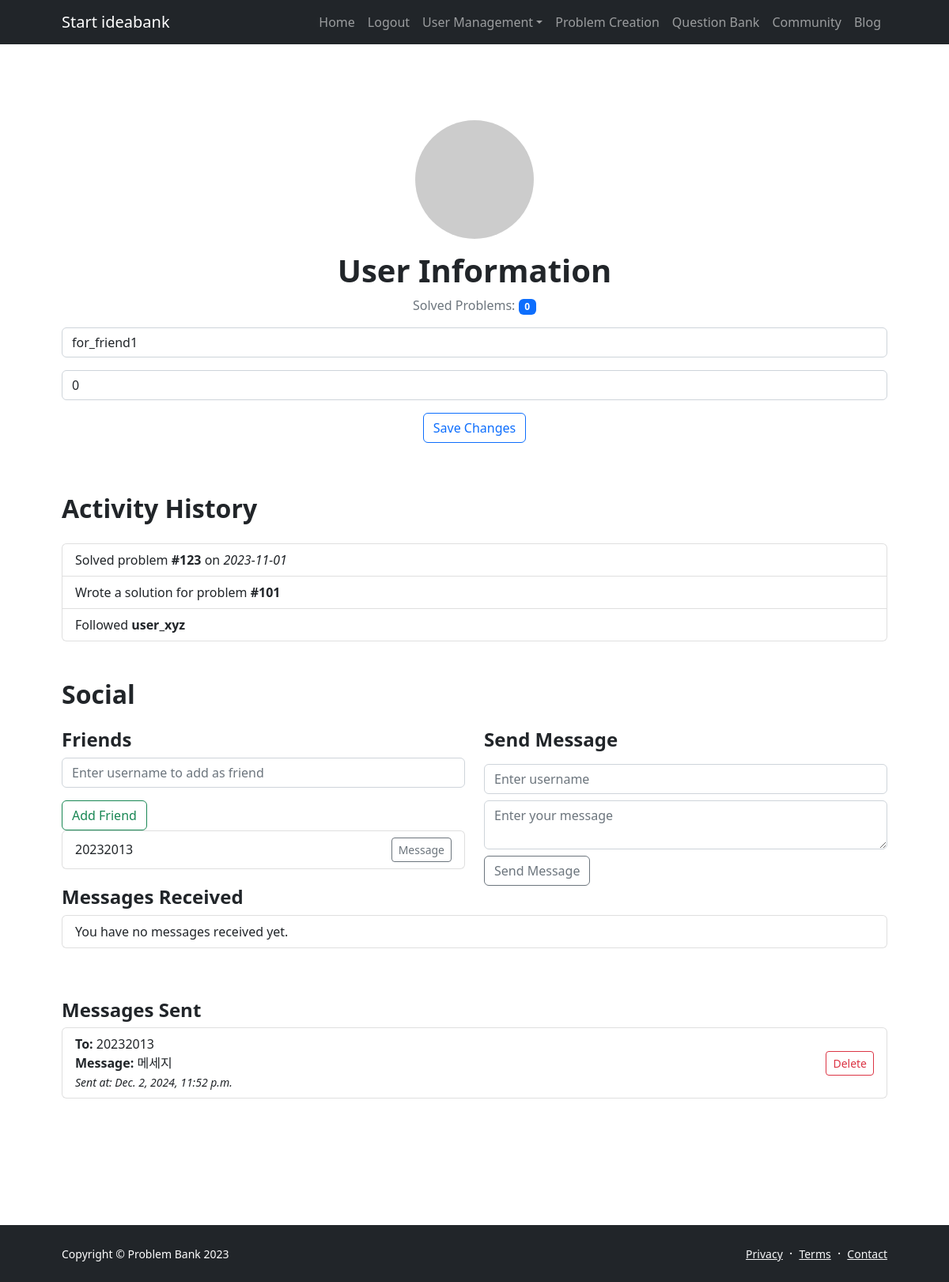
Page /profile/ (signed in) on the committed database.
### IBK_ossproject/models.py (models this page shows, shortened)
class UserProfile(models.Model):
    user = models.OneToOneField(User, on_delete=models.CASCADE, null=True)  # null=True로 설정
    solved_problems = models.IntegerField(default=0)

class Friendship(models.Model):
    user1 = models.ForeignKey(User, related_name='friends1', on_delete=models.CASCADE)
    user2 = models.ForeignKey(User, related_name='friends2', on_delete=models.CASCADE)
    created_at = models.DateTimeField(auto_now_add=True)

class Message(models.Model):
    sender = models.ForeignKey(User, related_name='sent_messages', on_delete=models.CASCADE)
    receiver = models.ForeignKey(User, related_name='received_messages', on_delete=models.CASCADE)
    content = models.TextField()
    timestamp = models.DateTimeField(auto_now_add=True)

### IBK_ossproject/views.py (the view)
# urls.py: path('profile/', views.profile_management, name='profile_management'),  # 프로필 관리 페이지
@login_required
def profile_management(request):
    try:
        user_profile = UserProfile.objects.get(user=request.user)
    except UserProfile.DoesNotExist:
        user_profile = None
    if request.method == "POST":
        request.user.username = request.POST.get('user_name')
        request.user.save()
        user_profile.solved_problems = request.POST.get('solved_problems')
        user_profile.save()
        return redirect('profile_management')
    context = {
        'user_profile': user_profile,
        'user_name': request.user.username,
        'solved_problems': user_profile.solved_problems if user_profile else None,
        'friends': Friendship.objects.filter(Q(user1=request.user) | Q(user2=request.user)),
        'messages_received': Message.objects.filter(receiver=request.user),
        'messages_sent': Message.objects.filter(sender=request.user),
    }
    return render(request, 'profile-management.html', context)

### templates/profile-management.html (shortened to what this page needs)
{% load static %}
<!DOCTYPE html>
<html lang="en">
<head>
    <link href="https://cdn.jsdelivr.net/npm/bootstrap@5.2.3/dist/css/bootstrap.min.css" rel="stylesheet">
    <link href="{% static 'css/styles.css' %}" rel="stylesheet" />
</head>
<body class="d-flex flex-column h-100">
    <main class="flex-shrink-0">
        <nav class="navbar navbar-expand-lg navbar-dark bg-dark">
            <div class="container px-5">
                <a class="navbar-brand" href="{% url 'home' %}">Start ideabank</a>
                <div class="collapse navbar-collapse" id="navbarSupportedContent">
                    <ul class="navbar-nav ms-auto mb-2 mb-lg-0">
                        <li class="nav-item"><a class="nav-link" href="{% url 'home' %}">Home</a></li>
                        {% if user.is_authenticated %}
                            <li class="nav-item"><a class="nav-link" href="{% url 'logout' %}">Logout</a></li>
                        {% else %}
                            <li class="nav-item"><a class="nav-link" href="{% url 'login' %}">Login</a></li>
                        {% endif %}
                        <li class="nav-item dropdown">
                            <a class="nav-link dropdown-toggle" id="navbarDropdownUserManagement" href="#" role="button" data-bs-toggle="dropdown" aria-expanded="false">User Management</a>
                        </li>
                        <li class="nav-item"><a class="nav-link" href="{% url 'problem_creation' %}">Problem Creation</a></li>
                        <li class="nav-item"><a class="nav-link" href="{% url 'question_bank' %}">Question Bank</a></li>
                        <li class="nav-item"><a class="nav-link" href="{% url 'community' %}">Community</a></li>
                        <li class="nav-item"><a class="nav-link" href="{% url 'blog_post' %}">Blog</a></li>
                    </ul>
                </div>
            </div>
        </nav>
        <section class="py-5">
            <div class="container px-5 my-5">
                <div class="text-center mb-5">
                    <img src="https://dummyimage.com/150x150/343a40/ffffff" class="rounded-circle mb-3" alt="User Profile Picture" />
                    <h1 class="fw-bolder">User Information</h1>
                    <p class="text-muted">Solved Problems: <span class="badge bg-primary">{{ user_profile.solved_problems }}</span></p>
                    <form method="POST" action="">
                        <div class="mb-3">
                            <input type="text" name="user_name" class="form-control" placeholder="Enter new username" value="{{user_profile.user.username}}">
                        </div>
                        <div class="mb-3">
                            <input type="number" name="solved_problems" class="form-control" placeholder="Solved problems" value="{{ user_profile.solved_problems }}">
                        </div>
                        <button type="submit" class="btn btn-outline-primary mb-3">Save Changes</button>
                    </form>
                </div>
                <div class="mb-5">
                    <h2 class="fw-bolder mb-4">Activity History</h2>
                    <ul class="list-group">
                        <li class="list-group-item">Solved problem <strong>#123</strong> on <em>2023-11-01</em></li>
                        <li class="list-group-item">Wrote a solution for problem <strong>#101</strong></li>
                        <li class="list-group-item">Followed <strong>user_xyz</strong></li>
                    </ul>
                </div>
                <div class="mb-5">
                    <h2 class="fw-bolder mb-4">Social</h2>
                    <div class="row">
                        <div class="col-lg-6">
                            <h4 class="fw-bold">Friends</h4>
                            <form method="POST" action="{% url 'add_friend' %}">
                                <input type="text" name="friend_username" class="form-control" placeholder="Enter username to add as friend">
                                <button type="submit" class="btn btn-outline-success mt-3">Add Friend</button>
                            </form>
                            <ul class="list-group">
                                {% for friendship in friends %}
                                    <li class="list-group-item d-flex justify-content-between align-items-center">
                                        <span>
                                            {% if friendship.user1 == request.user %}
                                                {{ friendship.user2.username }}
                                            {% else %}
                                                {{ friendship.user1.username }}
                                            {% endif %}
                                        </span>
                                        <button class="btn btn-sm btn-outline-secondary">Message</button>
                                    </li>
                                {% empty %}
                                    <li class="list-group-item">You have no friends added yet.</li>
                                {% endfor %}
                            </ul>
                        </div>
                        <div class="col-lg-6">
                            <h4 class="fw-bold">Send Message</h4>
                            <form method="POST" action="{% url 'send_message' %}" class="mt-3">
                                <input type="text" name="receiver" placeholder="Enter username" class="form-control mb-2">
                                <textarea name="content" placeholder="Enter your message" class="form-control mb-2"></textarea>
                                <button type="submit" class="btn btn-outline-secondary">Send Message</button>
                            </form>
                        </div>
                        <div class="mb-5">
                            <h4 class="fw-bold">Messages Received</h4>
                            <ul class="list-group mb-3">
                                {% for message in messages_received %}
                                    <li class="list-group-item d-flex justify-content-between align-items-center">
                                        <div>
                                            <strong>From:</strong> {{ message.sender.username }}<br>
                                            <strong>Message:</strong> {{ message.content }}<br>
                                            <small><em>Sent at: {{ message.timestamp }}</em></small>
                                        </div>
                                        <form method="POST" action="{% url 'delete_received_message' message.id %}">
                                            {% csrf_token %}
                                            <button type="submit" class="btn btn-sm btn-outline-danger">Delete</button>
                                        </form>
                                    </li>
                                {% empty %}
                                    <li class="list-group-item">You have no messages received yet.</li>
                                {% endfor %}
                            </ul>
                        </div>
                        <div class="mb-5">
                            <h4 class="fw-bold">Messages Sent</h4>
                            <ul class="list-group mb-3">
                                {% for message in messages_sent %}
                                    <li class="list-group-item d-flex justify-content-between align-items-center">
                                        <div>
                                            <strong>To:</strong> {{ message.receiver.username }}<br>
                                            <strong>Message:</strong> {{ message.content }}<br>
                                            <small><em>Sent at: {{ message.timestamp }}</em></small>
                                        </div>
                                        <form method="POST" action="{% url 'delete_message' message.id %}">
                                            <button type="submit" class="btn btn-sm btn-outline-danger">Delete</button>
                                        </form>
                                    </li>
                                {% empty %}
                                    <li class="list-group-item">You have no messages sent yet.</li>
                                {% endfor %}
                            </ul>
                        </div>
                    </div>
                </div>
            </div>
        </section>
    </main>
    <footer class="bg-dark py-4 mt-auto">
        <div class="container px-5">
            <div class="row align-items-center justify-content-between flex-column flex-sm-row">
                <div class="col-auto"><div class="small m-0 text-white">Copyright &copy; Problem Bank 2023</div></div>
                <div class="col-auto">
                    <a class="link-light small" href="#!">Privacy</a>
                    <span class="text-white mx-1">&middot;</span>
                    <a class="link-light small" href="#!">Terms</a>
                    <span class="text-white mx-1">&middot;</span>
                    <a class="link-light small" href="#!">Contact</a>
                </div>
            </div>
        </div>
    </footer>
</body>
</html>

### rows in the picture
UserProfile: solved_problems "0", user_name "for_friend1"
Friendship: user2.username "20232013"
Message: receiver.username "20232013", content "메세지", timestamp "Dec. 2, 2024, 11:52 p.m."
